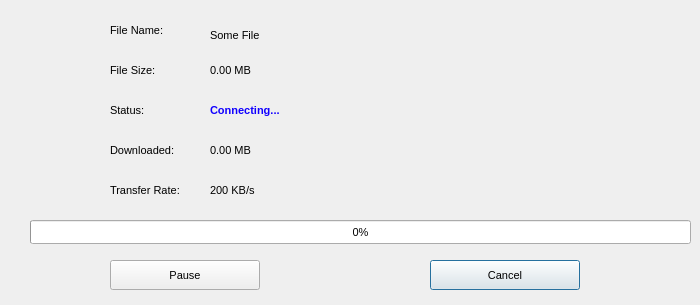
<?xml version="1.0" encoding="UTF-8"?>
<ui version="4.0">
 <class>Dialog</class>
 <widget class="QDialog" name="Dialog">
  <property name="geometry">
   <rect>
    <x>0</x>
    <y>0</y>
    <width>700</width>
    <height>305</height>
   </rect>
  </property>
  <property name="sizePolicy">
   <sizepolicy hsizetype="Fixed" vsizetype="Fixed">
    <horstretch>0</horstretch>
    <verstretch>0</verstretch>
   </sizepolicy>
  </property>
  <property name="minimumSize">
   <size>
    <width>700</width>
    <height>305</height>
   </size>
  </property>
  <property name="maximumSize">
   <size>
    <width>700</width>
    <height>305</height>
   </size>
  </property>
  <property name="font">
   <font>
    <pointsize>8</pointsize>
   </font>
  </property>
  <property name="contextMenuPolicy">
   <enum>Qt::ActionsContextMenu</enum>
  </property>
  <property name="windowTitle">
   <string>FileNameDownload</string>
  </property>
  <property name="windowIcon">
   <iconset>
    <normaloff>../Icons/down.png</normaloff>../Icons/down.png</iconset>
  </property>
  <widget class="QLabel" name="label_8">
   <property name="geometry">
    <rect>
     <x>210</x>
     <y>180</y>
     <width>131</width>
     <height>21</height>
    </rect>
   </property>
   <property name="text">
    <string>200 KB/s</string>
   </property>
  </widget>
  <widget class="QLabel" name="lbl_fname">
   <property name="geometry">
    <rect>
     <x>210</x>
     <y>20</y>
     <width>441</width>
     <height>31</height>
    </rect>
   </property>
   <property name="text">
    <string>Some File</string>
   </property>
   <property name="textFormat">
    <enum>Qt::RichText</enum>
   </property>
   <property name="wordWrap">
    <bool>true</bool>
   </property>
  </widget>
  <widget class="QLabel" name="lbl_fsize">
   <property name="geometry">
    <rect>
     <x>210</x>
     <y>60</y>
     <width>141</width>
     <height>21</height>
    </rect>
   </property>
   <property name="text">
    <string>0.00 MB</string>
   </property>
  </widget>
  <widget class="QProgressBar" name="progressBar">
   <property name="geometry">
    <rect>
     <x>30</x>
     <y>220</y>
     <width>661</width>
     <height>24</height>
    </rect>
   </property>
   <property name="value">
    <number>0</number>
   </property>
  </widget>
  <widget class="QPushButton" name="btn_cancel">
   <property name="geometry">
    <rect>
     <x>430</x>
     <y>260</y>
     <width>150</width>
     <height>30</height>
    </rect>
   </property>
   <property name="text">
    <string>Cancel</string>
   </property>
  </widget>
  <widget class="QLabel" name="lbl_fdwn">
   <property name="geometry">
    <rect>
     <x>210</x>
     <y>140</y>
     <width>151</width>
     <height>21</height>
    </rect>
   </property>
   <property name="text">
    <string>0.00 MB</string>
   </property>
  </widget>
  <widget class="QPushButton" name="btn_pause">
   <property name="geometry">
    <rect>
     <x>110</x>
     <y>260</y>
     <width>150</width>
     <height>30</height>
    </rect>
   </property>
   <property name="text">
    <string>Pause</string>
   </property>
  </widget>
  <widget class="QLabel" name="label">
   <property name="geometry">
    <rect>
     <x>110</x>
     <y>20</y>
     <width>62</width>
     <height>21</height>
    </rect>
   </property>
   <property name="text">
    <string>File Name:</string>
   </property>
  </widget>
  <widget class="QLabel" name="label_3">
   <property name="geometry">
    <rect>
     <x>110</x>
     <y>60</y>
     <width>53</width>
     <height>21</height>
    </rect>
   </property>
   <property name="text">
    <string>File Size:</string>
   </property>
  </widget>
  <widget class="QLabel" name="label_5">
   <property name="geometry">
    <rect>
     <x>110</x>
     <y>140</y>
     <width>75</width>
     <height>21</height>
    </rect>
   </property>
   <property name="text">
    <string>Downloaded:</string>
   </property>
  </widget>
  <widget class="QLabel" name="label_7">
   <property name="geometry">
    <rect>
     <x>110</x>
     <y>180</y>
     <width>84</width>
     <height>21</height>
    </rect>
   </property>
   <property name="text">
    <string>Transfer Rate:</string>
   </property>
  </widget>
  <widget class="QLabel" name="label_2">
   <property name="geometry">
    <rect>
     <x>110</x>
     <y>100</y>
     <width>55</width>
     <height>21</height>
    </rect>
   </property>
   <property name="text">
    <string>Status:</string>
   </property>
  </widget>
  <widget class="QLabel" name="label_4">
   <property name="geometry">
    <rect>
     <x>210</x>
     <y>100</y>
     <width>141</width>
     <height>21</height>
    </rect>
   </property>
   <property name="text">
    <string>&lt;html&gt;&lt;head/&gt;&lt;body&gt;&lt;p&gt;&lt;span style=&quot; font-weight:600; color:#1100ff;&quot;&gt;Connecting...&lt;/span&gt;&lt;/p&gt;&lt;/body&gt;&lt;/html&gt;</string>
   </property>
  </widget>
 </widget>
 <resources/>
 <connections/>
</ui>
